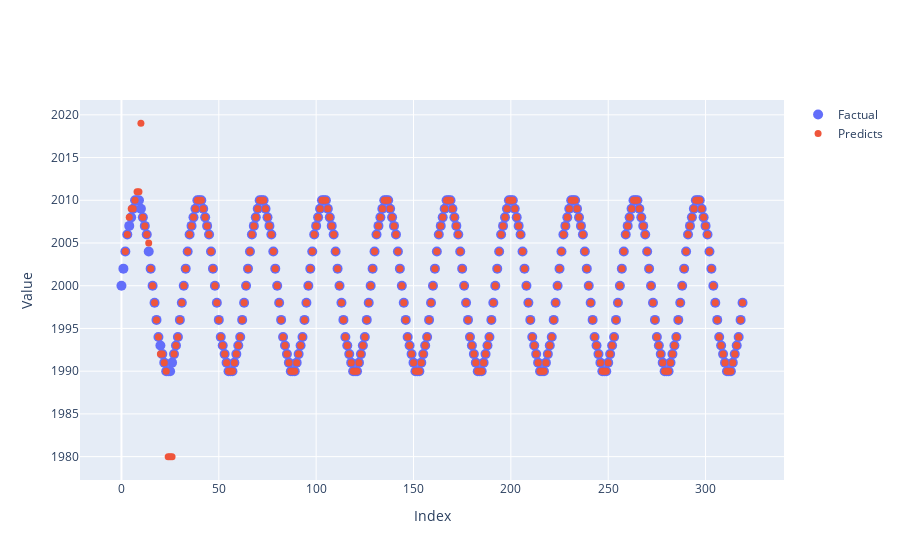

The code cell stored with this chart in its notebook:
### Code cell
plot_arrays(factual=sin_seq, predicts=predicted_2[1:])

### Figure 1 — Plotly figure (JSON) as saved in the notebook; plotly's stock layout.template omitted (floating-point values rounded to 4 significant figures; data arrays with more than 128 entries replaced by an {"elided": "..."} marker saying what was removed)
{"data": [{"marker": {"size": 10}, "mode": "markers", "name": "Factual", "type": "scatter", "x": {"elided": "320 int values"}, "y": {"elided": "320 int values"}}, {"marker": {"size": 7}, "mode": "markers", "name": "Predicts", "type": "scatter", "x": {"elided": "318 int values"}, "y": {"elided": "318 int values"}}], "layout": {"autosize": true, "xaxis": {"autorange": true, "range": [-18.83, 337.8], "title": {"text": "Index"}, "type": "linear"}, "yaxis": {"autorange": true, "range": [1977.0, 2022.0], "title": {"text": "Value"}, "type": "linear"}}}
